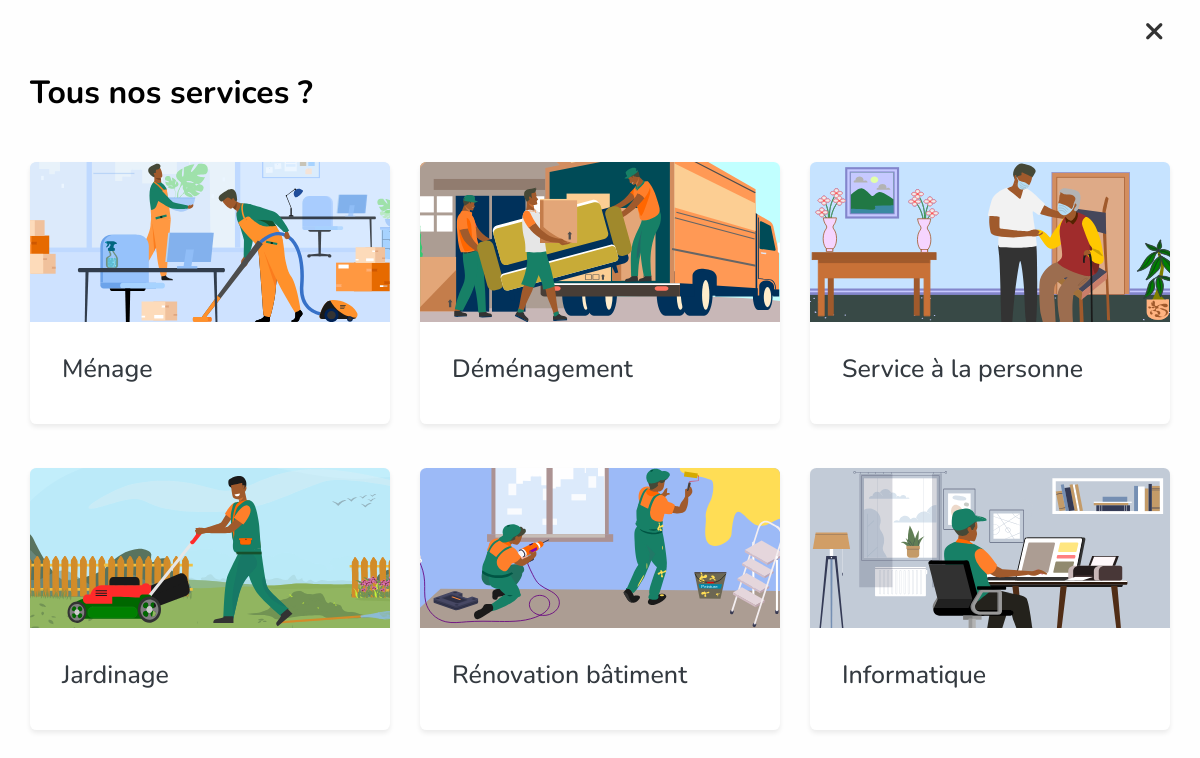
Page /service on the earlier database version.
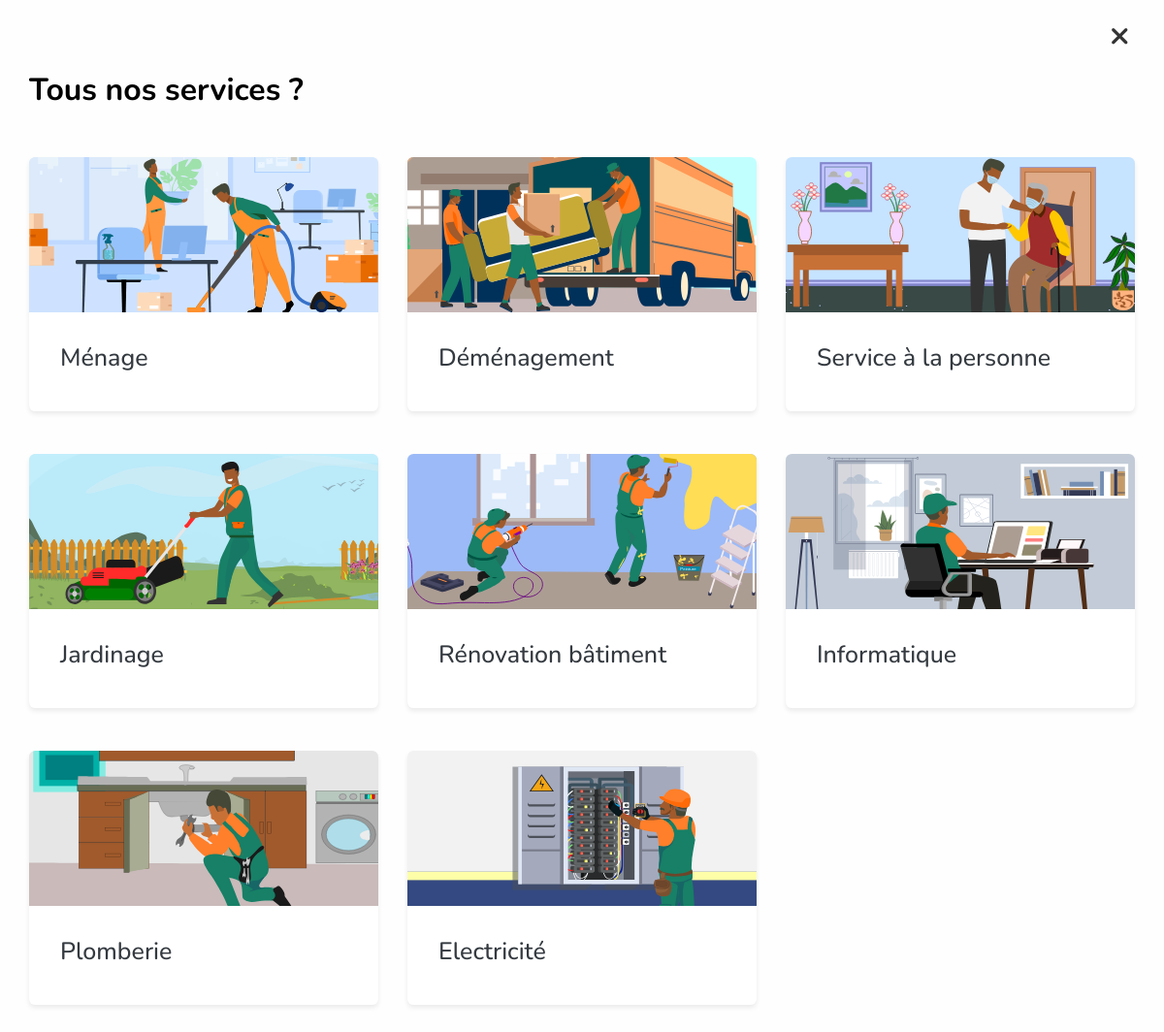
Same page on the later database version.
### app/models.py (models this page shows, shortened)
class Convention(models.Model):
    publish = models.BooleanField(default=True)
    date_add = models.DateField(auto_now=False, auto_now_add=True)
    date_update = models.DateField(auto_now=True, auto_now_add=False)
    class Meta:
        abstract = True

class Service(Convention):
    name = models.CharField(max_length=50)
    libele = models.CharField(max_length=50)
    picture = models.FileField(upload_to="img_service")
    picture1 = models.FileField(upload_to="img_service")
    description = HTMLField()
    order = models.IntegerField()
    service_slug =  AutoSlugField(populate_from='name')
    class Meta:
        verbose_name = "Service"
        verbose_name_plural = "Services"

### app/views.py (the view)
# urls.py: path('service', service, name="service"),
def service(request):
  get_something_service = get_services({'publish':True})
  get_infos_web = get_info_web({'publish':True})
  get_referencements = get_referencement({'publish':True})
  template_name = 'app/service.html'
  context = {
      'page':{
        'title': 'De-missa | Service',
        'text_title': ' Tous nos services ?',
        'text_description': '',
      },
    'is_true': True,
    'get_something_service': get_something_service,
     'get_infos_web': get_infos_web,
    'get_referencements': get_referencements,
  }
  return render(request, template_name, context)

### app/functions.py (called while the page is built)
def get_info_web(data=dict()):
    return Web.objects.filter(**data).first()

def get_services(data=dict()):
    return Service.objects.filter(**data).order_by('order')

def get_referencement(data=dict()):
    return Referencement.objects.filter(**data).first()

### app/templates/app/service.html
{% extends 'app/layout/base.html' %}
{% load static %}
{% block content %}
  <div class="return">
    <a href="{% url 'welcome' %}"><i class="fa-solid fa-xmark"></i></a>
  </div>
  {% include "app/includes/_service.html" %}
{% endblock content %}

### app/templates/app/includes/_service.html (shortened to what this page needs)
<section id="sservice_section" class="doctor_section layout_padding">
    <div class="container">
      <div class="heading_container ">
        <h2 class="title">
          {{page.text_title}}
        </h2>
      </div>
      <div class="row gy-5 my-4">
        {% for service in get_something_service %}
            <div class="col-md-4 col-sm-6 mb-4">
                <a href="{% url 'sous-service' service.service_slug %}">
                    <div class="a-card">
                        <img src="{{service.picture.url}}" class="a-card-img" alt="{{service.name}}" srcset="">
                        <div class="a-card-content">
                            <h3 class="a-card-header text-dark" style="font-size: 25px">{{service.name}}</h3>
                        </div>
                    </div>
                </a>
            </div>
        {% endfor %}
      </div>
    </div>
  </section>

Differences in the rows shown:
added Service: picture (picture), name "Plomberie"
added Service: picture (picture), name "Electricité"
